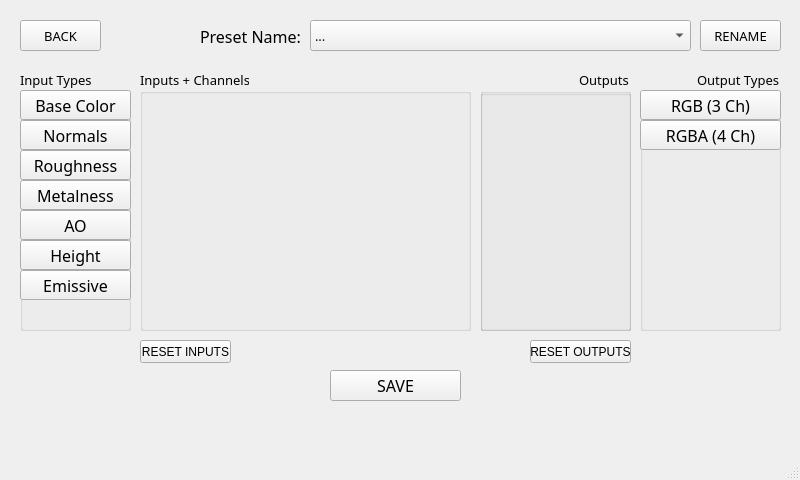
<?xml version="1.0" encoding="UTF-8"?>
<ui version="4.0">
 <class>PresetMaker</class>
 <widget class="QMainWindow" name="PresetMaker">
  <property name="geometry">
   <rect>
    <x>0</x>
    <y>0</y>
    <width>800</width>
    <height>480</height>
   </rect>
  </property>
  <property name="minimumSize">
   <size>
    <width>800</width>
    <height>480</height>
   </size>
  </property>
  <property name="font">
   <font>
    <italic>false</italic>
    <underline>false</underline>
    <strikeout>false</strikeout>
    <kerning>true</kerning>
   </font>
  </property>
  <property name="windowTitle">
   <string>PresetMaker</string>
  </property>
  <widget class="QWidget" name="centralwidget">
   <property name="minimumSize">
    <size>
     <width>0</width>
     <height>0</height>
    </size>
   </property>
   <widget class="QGroupBox" name="InputTypesBox">
    <property name="geometry">
     <rect>
      <x>20</x>
      <y>70</y>
      <width>111</width>
      <height>261</height>
     </rect>
    </property>
    <property name="font">
     <font>
      <family>Montserrat Light</family>
      <pointsize>10</pointsize>
     </font>
    </property>
    <property name="title">
     <string>Input Types</string>
    </property>
    <widget class="QPushButton" name="BaseColorButton">
     <property name="geometry">
      <rect>
       <x>0</x>
       <y>20</y>
       <width>111</width>
       <height>30</height>
      </rect>
     </property>
     <property name="font">
      <font>
       <family>Montserrat Light</family>
       <pointsize>12</pointsize>
      </font>
     </property>
     <property name="text">
      <string>Base Color</string>
     </property>
    </widget>
    <widget class="QPushButton" name="NormalsButton">
     <property name="geometry">
      <rect>
       <x>0</x>
       <y>50</y>
       <width>111</width>
       <height>30</height>
      </rect>
     </property>
     <property name="font">
      <font>
       <family>Montserrat Light</family>
       <pointsize>12</pointsize>
      </font>
     </property>
     <property name="text">
      <string>Normals</string>
     </property>
    </widget>
    <widget class="QPushButton" name="RoughnessButton">
     <property name="geometry">
      <rect>
       <x>0</x>
       <y>80</y>
       <width>111</width>
       <height>30</height>
      </rect>
     </property>
     <property name="font">
      <font>
       <family>Montserrat Light</family>
       <pointsize>12</pointsize>
      </font>
     </property>
     <property name="text">
      <string>Roughness</string>
     </property>
    </widget>
    <widget class="QPushButton" name="MetalnessButton">
     <property name="geometry">
      <rect>
       <x>0</x>
       <y>110</y>
       <width>111</width>
       <height>30</height>
      </rect>
     </property>
     <property name="font">
      <font>
       <family>Montserrat Light</family>
       <pointsize>12</pointsize>
      </font>
     </property>
     <property name="text">
      <string>Metalness</string>
     </property>
    </widget>
    <widget class="QPushButton" name="AOButton">
     <property name="geometry">
      <rect>
       <x>0</x>
       <y>140</y>
       <width>111</width>
       <height>30</height>
      </rect>
     </property>
     <property name="font">
      <font>
       <family>Montserrat Light</family>
       <pointsize>12</pointsize>
      </font>
     </property>
     <property name="text">
      <string>AO</string>
     </property>
    </widget>
    <widget class="QPushButton" name="HeightButton">
     <property name="geometry">
      <rect>
       <x>0</x>
       <y>170</y>
       <width>111</width>
       <height>30</height>
      </rect>
     </property>
     <property name="font">
      <font>
       <family>Montserrat Light</family>
       <pointsize>12</pointsize>
      </font>
     </property>
     <property name="text">
      <string>Height</string>
     </property>
    </widget>
    <widget class="QPushButton" name="EmissiveButton">
     <property name="geometry">
      <rect>
       <x>0</x>
       <y>200</y>
       <width>111</width>
       <height>30</height>
      </rect>
     </property>
     <property name="font">
      <font>
       <family>Montserrat Light</family>
       <pointsize>12</pointsize>
      </font>
     </property>
     <property name="text">
      <string>Emissive</string>
     </property>
    </widget>
   </widget>
   <widget class="QGroupBox" name="groupBox_2">
    <property name="geometry">
     <rect>
      <x>640</x>
      <y>70</y>
      <width>141</width>
      <height>261</height>
     </rect>
    </property>
    <property name="font">
     <font>
      <family>Montserrat Light</family>
      <pointsize>10</pointsize>
      <kerning>true</kerning>
     </font>
    </property>
    <property name="layoutDirection">
     <enum>Qt::RightToLeft</enum>
    </property>
    <property name="title">
     <string>Output Types</string>
    </property>
    <widget class="QPushButton" name="RGBButton">
     <property name="geometry">
      <rect>
       <x>0</x>
       <y>20</y>
       <width>141</width>
       <height>30</height>
      </rect>
     </property>
     <property name="font">
      <font>
       <family>Montserrat Light</family>
       <pointsize>12</pointsize>
      </font>
     </property>
     <property name="text">
      <string>RGB (3 Ch)</string>
     </property>
    </widget>
    <widget class="QPushButton" name="RGBAButton">
     <property name="geometry">
      <rect>
       <x>0</x>
       <y>50</y>
       <width>141</width>
       <height>30</height>
      </rect>
     </property>
     <property name="font">
      <font>
       <family>Montserrat Light</family>
       <pointsize>12</pointsize>
      </font>
     </property>
     <property name="text">
      <string>RGBA (4 Ch)</string>
     </property>
    </widget>
   </widget>
   <widget class="QLabel" name="label_4">
    <property name="geometry">
     <rect>
      <x>200</x>
      <y>20</y>
      <width>111</width>
      <height>32</height>
     </rect>
    </property>
    <property name="font">
     <font>
      <family>Montserrat Light</family>
      <pointsize>12</pointsize>
     </font>
    </property>
    <property name="text">
     <string>Preset Name:</string>
    </property>
   </widget>
   <widget class="QPushButton" name="SavePresetButton">
    <property name="geometry">
     <rect>
      <x>330</x>
      <y>370</y>
      <width>131</width>
      <height>31</height>
     </rect>
    </property>
    <property name="font">
     <font>
      <family>Montserrat Medium</family>
      <pointsize>12</pointsize>
      <weight>50</weight>
      <bold>false</bold>
     </font>
    </property>
    <property name="text">
     <string>SAVE</string>
    </property>
   </widget>
   <widget class="QComboBox" name="NameBox">
    <property name="geometry">
     <rect>
      <x>310</x>
      <y>20</y>
      <width>381</width>
      <height>31</height>
     </rect>
    </property>
    <property name="font">
     <font>
      <family>Montserrat Medium</family>
      <pointsize>10</pointsize>
     </font>
    </property>
    <property name="editable">
     <bool>false</bool>
    </property>
    <item>
     <property name="text">
      <string>...</string>
     </property>
    </item>
    <item>
     <property name="text">
      <string>Create New...</string>
     </property>
    </item>
   </widget>
   <widget class="QGroupBox" name="groupBox_4">
    <property name="geometry">
     <rect>
      <x>480</x>
      <y>70</y>
      <width>151</width>
      <height>261</height>
     </rect>
    </property>
    <property name="font">
     <font>
      <family>Montserrat Light</family>
      <pointsize>10</pointsize>
      <kerning>true</kerning>
     </font>
    </property>
    <property name="layoutDirection">
     <enum>Qt::RightToLeft</enum>
    </property>
    <property name="title">
     <string>Outputs</string>
    </property>
    <widget class="QGroupBox" name="OutputNamesBox">
     <property name="geometry">
      <rect>
       <x>0</x>
       <y>20</y>
       <width>151</width>
       <height>241</height>
      </rect>
     </property>
     <property name="title">
      <string/>
     </property>
    </widget>
   </widget>
   <widget class="QGroupBox" name="ChannelGroup">
    <property name="geometry">
     <rect>
      <x>140</x>
      <y>70</y>
      <width>331</width>
      <height>261</height>
     </rect>
    </property>
    <property name="font">
     <font>
      <family>Montserrat Light</family>
      <pointsize>10</pointsize>
     </font>
    </property>
    <property name="title">
     <string>Inputs + Channels</string>
    </property>
    <property name="alignment">
     <set>Qt::AlignLeading|Qt::AlignLeft|Qt::AlignTop</set>
    </property>
    <property name="flat">
     <bool>false</bool>
    </property>
   </widget>
   <widget class="QPushButton" name="ResetInputsButton">
    <property name="geometry">
     <rect>
      <x>140</x>
      <y>340</y>
      <width>91</width>
      <height>23</height>
     </rect>
    </property>
    <property name="text">
     <string>RESET INPUTS</string>
    </property>
   </widget>
   <widget class="QPushButton" name="ResetOutputsButton">
    <property name="geometry">
     <rect>
      <x>530</x>
      <y>340</y>
      <width>101</width>
      <height>23</height>
     </rect>
    </property>
    <property name="text">
     <string>RESET OUTPUTS</string>
    </property>
   </widget>
   <widget class="QPushButton" name="BackButton">
    <property name="geometry">
     <rect>
      <x>20</x>
      <y>20</y>
      <width>81</width>
      <height>31</height>
     </rect>
    </property>
    <property name="font">
     <font>
      <family>Montserrat Light</family>
      <pointsize>10</pointsize>
      <weight>50</weight>
      <bold>false</bold>
     </font>
    </property>
    <property name="text">
     <string>BACK</string>
    </property>
   </widget>
   <widget class="QPushButton" name="RenameButton">
    <property name="geometry">
     <rect>
      <x>700</x>
      <y>20</y>
      <width>81</width>
      <height>31</height>
     </rect>
    </property>
    <property name="font">
     <font>
      <family>Montserrat Light</family>
      <pointsize>10</pointsize>
      <weight>50</weight>
      <bold>false</bold>
     </font>
    </property>
    <property name="text">
     <string>RENAME</string>
    </property>
   </widget>
  </widget>
  <widget class="QMenuBar" name="menubar">
   <property name="geometry">
    <rect>
     <x>0</x>
     <y>0</y>
     <width>800</width>
     <height>18</height>
    </rect>
   </property>
  </widget>
  <widget class="QStatusBar" name="statusbar"/>
 </widget>
 <resources/>
 <connections/>
</ui>
